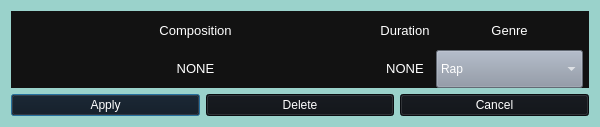
<?xml version="1.0" encoding="UTF-8"?>
<ui version="4.0">
 <class>Dialog_CCW</class>
 <widget class="QDialog" name="Dialog_CCW">
  <property name="geometry">
   <rect>
    <x>0</x>
    <y>0</y>
    <width>600</width>
    <height>127</height>
   </rect>
  </property>
  <property name="windowTitle">
   <string>Information</string>
  </property>
  <property name="styleSheet">
   <string notr="true">background-color: #9AD2CB;
</string>
  </property>
  <layout class="QGridLayout" name="gridLayout">
   <item row="1" column="0">
    <widget class="QPushButton" name="pushButton_Apply">
     <property name="styleSheet">
      <string notr="true">background-color: #0E1116;
color: white;</string>
     </property>
     <property name="text">
      <string>Apply</string>
     </property>
    </widget>
   </item>
   <item row="1" column="1">
    <widget class="QPushButton" name="pushButton_Delete">
     <property name="styleSheet">
      <string notr="true">background-color: #0E1116;
color: white;</string>
     </property>
     <property name="text">
      <string>Delete</string>
     </property>
    </widget>
   </item>
   <item row="1" column="2">
    <widget class="QPushButton" name="pushButton_Cancel">
     <property name="styleSheet">
      <string notr="true">background-color: #0E1116;
color: white;</string>
     </property>
     <property name="text">
      <string>Cancel</string>
     </property>
    </widget>
   </item>
   <item row="0" column="0" colspan="3">
    <widget class="QWidget" name="widget_4" native="true">
     <property name="styleSheet">
      <string notr="true">background-color: #121212;
color: white</string>
     </property>
     <layout class="QHBoxLayout" name="horizontalLayout_2">
      <property name="leftMargin">
       <number>6</number>
      </property>
      <property name="topMargin">
       <number>0</number>
      </property>
      <property name="rightMargin">
       <number>6</number>
      </property>
      <property name="bottomMargin">
       <number>0</number>
      </property>
      <item>
       <widget class="QWidget" name="widget_2" native="true">
        <layout class="QGridLayout" name="gridLayout_3">
         <property name="leftMargin">
          <number>0</number>
         </property>
         <property name="topMargin">
          <number>0</number>
         </property>
         <property name="rightMargin">
          <number>0</number>
         </property>
         <property name="bottomMargin">
          <number>0</number>
         </property>
         <property name="spacing">
          <number>0</number>
         </property>
         <item row="0" column="0">
          <layout class="QVBoxLayout" name="verticalLayout">
           <property name="spacing">
            <number>0</number>
           </property>
           <item>
            <widget class="QLabel" name="label_Title_Composition">
             <property name="sizePolicy">
              <sizepolicy hsizetype="Minimum" vsizetype="Minimum">
               <horstretch>0</horstretch>
               <verstretch>0</verstretch>
              </sizepolicy>
             </property>
             <property name="styleSheet">
              <string notr="true">background-color: #121212;
color: white</string>
             </property>
             <property name="text">
              <string>&lt;html&gt;&lt;head/&gt;&lt;body&gt;&lt;p align=&quot;center&quot;&gt;&lt;span style=&quot; font-size:10pt;&quot;&gt;Composition&lt;/span&gt;&lt;/p&gt;&lt;/body&gt;&lt;/html&gt;</string>
             </property>
            </widget>
           </item>
           <item>
            <widget class="QLabel" name="label_CompositionName">
             <property name="styleSheet">
              <string notr="true">background-color: #121212;
color: white</string>
             </property>
             <property name="text">
              <string>&lt;html&gt;&lt;head/&gt;&lt;body&gt;&lt;p align=&quot;center&quot;&gt;&lt;span style=&quot; font-size:10pt;&quot;&gt;NONE&lt;/span&gt;&lt;/p&gt;&lt;/body&gt;&lt;/html&gt;</string>
             </property>
            </widget>
           </item>
          </layout>
         </item>
        </layout>
       </widget>
      </item>
      <item>
       <widget class="QWidget" name="widget" native="true">
        <property name="sizePolicy">
         <sizepolicy hsizetype="Maximum" vsizetype="Preferred">
          <horstretch>0</horstretch>
          <verstretch>0</verstretch>
         </sizepolicy>
        </property>
        <layout class="QGridLayout" name="gridLayout_2">
         <property name="leftMargin">
          <number>0</number>
         </property>
         <property name="topMargin">
          <number>0</number>
         </property>
         <property name="rightMargin">
          <number>0</number>
         </property>
         <property name="bottomMargin">
          <number>0</number>
         </property>
         <property name="spacing">
          <number>0</number>
         </property>
         <item row="0" column="0">
          <layout class="QVBoxLayout" name="verticalLayout_3">
           <property name="spacing">
            <number>0</number>
           </property>
           <item>
            <widget class="QLabel" name="label_Title_Duration">
             <property name="sizePolicy">
              <sizepolicy hsizetype="Preferred" vsizetype="Preferred">
               <horstretch>0</horstretch>
               <verstretch>0</verstretch>
              </sizepolicy>
             </property>
             <property name="styleSheet">
              <string notr="true">background-color: #121212;
color: white</string>
             </property>
             <property name="text">
              <string>&lt;html&gt;&lt;head/&gt;&lt;body&gt;&lt;p align=&quot;center&quot;&gt;&lt;span style=&quot; font-size:10pt;&quot;&gt;Duration&lt;/span&gt;&lt;/p&gt;&lt;/body&gt;&lt;/html&gt;</string>
             </property>
            </widget>
           </item>
           <item>
            <widget class="QLabel" name="label_CompositionDuration">
             <property name="sizePolicy">
              <sizepolicy hsizetype="Preferred" vsizetype="Preferred">
               <horstretch>0</horstretch>
               <verstretch>0</verstretch>
              </sizepolicy>
             </property>
             <property name="styleSheet">
              <string notr="true">background-color: #121212;
color: white</string>
             </property>
             <property name="text">
              <string>&lt;html&gt;&lt;head/&gt;&lt;body&gt;&lt;p align=&quot;center&quot;&gt;&lt;span style=&quot; font-size:10pt;&quot;&gt;NONE&lt;/span&gt;&lt;/p&gt;&lt;/body&gt;&lt;/html&gt;</string>
             </property>
            </widget>
           </item>
          </layout>
         </item>
        </layout>
       </widget>
      </item>
      <item>
       <widget class="QWidget" name="widget_3" native="true">
        <property name="sizePolicy">
         <sizepolicy hsizetype="Maximum" vsizetype="Preferred">
          <horstretch>0</horstretch>
          <verstretch>0</verstretch>
         </sizepolicy>
        </property>
        <layout class="QGridLayout" name="gridLayout_5">
         <property name="leftMargin">
          <number>0</number>
         </property>
         <property name="topMargin">
          <number>0</number>
         </property>
         <property name="rightMargin">
          <number>0</number>
         </property>
         <property name="bottomMargin">
          <number>0</number>
         </property>
         <property name="spacing">
          <number>0</number>
         </property>
         <item row="0" column="0">
          <layout class="QVBoxLayout" name="verticalLayout_5">
           <property name="spacing">
            <number>0</number>
           </property>
           <item>
            <widget class="QLabel" name="label_Title_Genre">
             <property name="sizePolicy">
              <sizepolicy hsizetype="Preferred" vsizetype="Preferred">
               <horstretch>0</horstretch>
               <verstretch>0</verstretch>
              </sizepolicy>
             </property>
             <property name="styleSheet">
              <string notr="true">background-color: #121212;
color: white</string>
             </property>
             <property name="text">
              <string>&lt;html&gt;&lt;head/&gt;&lt;body&gt;&lt;p align=&quot;center&quot;&gt;&lt;span style=&quot; font-size:10pt;&quot;&gt;Genre&lt;/span&gt;&lt;/p&gt;&lt;/body&gt;&lt;/html&gt;</string>
             </property>
            </widget>
           </item>
           <item>
            <widget class="QComboBox" name="comboBox_Genre">
             <property name="sizePolicy">
              <sizepolicy hsizetype="Preferred" vsizetype="Preferred">
               <horstretch>0</horstretch>
               <verstretch>0</verstretch>
              </sizepolicy>
             </property>
             <property name="styleSheet">
              <string notr="true">background-color: #8b94a3;
color: white</string>
             </property>
             <item>
              <property name="text">
               <string>Rap</string>
              </property>
             </item>
             <item>
              <property name="text">
               <string>Hip-hop</string>
              </property>
             </item>
             <item>
              <property name="text">
               <string>Reggae</string>
              </property>
             </item>
             <item>
              <property name="text">
               <string>Funk</string>
              </property>
             </item>
             <item>
              <property name="text">
               <string>New wave</string>
              </property>
             </item>
             <item>
              <property name="text">
               <string>Soul</string>
              </property>
             </item>
             <item>
              <property name="text">
               <string>Disco</string>
              </property>
             </item>
             <item>
              <property name="text">
               <string>Chanson</string>
              </property>
             </item>
             <item>
              <property name="text">
               <string>Romance</string>
              </property>
             </item>
             <item>
              <property name="text">
               <string>Bard songs</string>
              </property>
             </item>
             <item>
              <property name="text">
               <string>Electronic music</string>
              </property>
             </item>
             <item>
              <property name="text">
               <string>Techno</string>
              </property>
             </item>
             <item>
              <property name="text">
               <string>Trance</string>
              </property>
             </item>
             <item>
              <property name="text">
               <string>Hardcore</string>
              </property>
             </item>
             <item>
              <property name="text">
               <string>House</string>
              </property>
             </item>
             <item>
              <property name="text">
               <string>Minimalism</string>
              </property>
             </item>
             <item>
              <property name="text">
               <string>Neoclassicism</string>
              </property>
             </item>
             <item>
              <property name="text">
               <string>March</string>
              </property>
             </item>
             <item>
              <property name="text">
               <string>Symphonic music</string>
              </property>
             </item>
             <item>
              <property name="text">
               <string>Early baroque</string>
              </property>
             </item>
             <item>
              <property name="text">
               <string>Operetta</string>
              </property>
             </item>
             <item>
              <property name="text">
               <string>Mass</string>
              </property>
             </item>
             <item>
              <property name="text">
               <string>Folk music</string>
              </property>
             </item>
             <item>
              <property name="text">
               <string>Country music</string>
              </property>
             </item>
             <item>
              <property name="text">
               <string>Latin American music</string>
              </property>
             </item>
             <item>
              <property name="text">
               <string>Blues</string>
              </property>
             </item>
             <item>
              <property name="text">
               <string>Rhythm and blues</string>
              </property>
             </item>
             <item>
              <property name="text">
               <string>Late baroque</string>
              </property>
             </item>
             <item>
              <property name="text">
               <string>Early classicism</string>
              </property>
             </item>
             <item>
              <property name="text">
               <string>Late classicism</string>
              </property>
             </item>
             <item>
              <property name="text">
               <string>Motet</string>
              </property>
             </item>
             <item>
              <property name="text">
               <string>Early romanticism</string>
              </property>
             </item>
             <item>
              <property name="text">
               <string>Late romanticism</string>
              </property>
             </item>
             <item>
              <property name="text">
               <string>Impressionism</string>
              </property>
             </item>
             <item>
              <property name="text">
               <string>Expressionism</string>
              </property>
             </item>
             <item>
              <property name="text">
               <string>Jazz</string>
              </property>
             </item>
             <item>
              <property name="text">
               <string>Pop</string>
              </property>
             </item>
             <item>
              <property name="text">
               <string>Rock</string>
              </property>
             </item>
             <item>
              <property name="text">
               <string>Opera</string>
              </property>
             </item>
             <item>
              <property name="text">
               <string>Classical</string>
              </property>
             </item>
             <item>
              <property name="text">
               <string>Heavy metal</string>
              </property>
             </item>
            </widget>
           </item>
          </layout>
         </item>
        </layout>
       </widget>
      </item>
     </layout>
    </widget>
   </item>
  </layout>
 </widget>
 <resources/>
 <connections/>
</ui>
